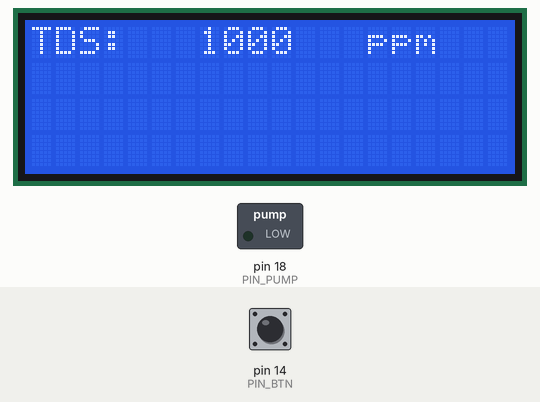
Simulated run of this sketch. Board: Arduino Uno, built with avr-gcc and run on an emulated ATmega328P. On the bench: 20×4 character LCD, switched loads named in the sketch (green lamp = pin HIGH). The inputs (shaded band) are chosen by the test bench; at power-on: pin 14 (PIN_BTN) HIGH. Pins used as bus, display or sensor lines are not drawn.

Above: at 1.2 s.
1.3 s: pin 14 (PIN_BTN) pulled LOW for 3.2 s
At 5.0 s:
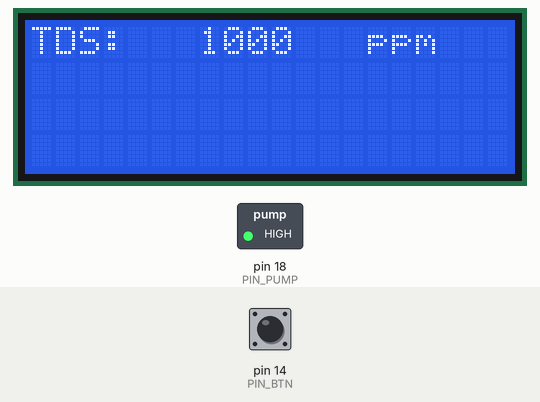
Timing chart, 0 to 6.5 s (numbered marks = the images above; inputs shaded):
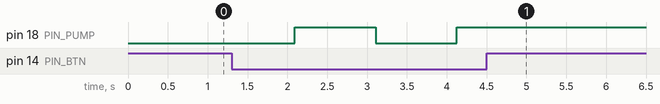

Measured:
- after the input at 1.3 s, pin 18 (PIN_PUMP): LOW → HIGH after 0.79 s, → LOW 1.0 s later, → HIGH 1.0 s later

The sketch:

HelloWorld.ino
```cpp
//YWROBOT
//Compatible with the Arduino IDE 1.0
//Library version:1.1
#include <LiquidCrystal_I2C.h>

byte PIN_SLV = 4;
byte PIN_PUMP = 18;
byte PIN_BTN = 14;

LiquidCrystal_I2C lcd(0x27, 20, 4); // set the LCD address to 0x27 for a 16 chars and 2 line display

bool state = 0;
void setup()
{
  lcd.init();
  pinMode(4, OUTPUT);// initialize the lcd
  pinMode(18, OUTPUT);
  pinMode(14, INPUT);
  digitalWrite(4, LOW);
  digitalWrite(18, LOW);
  // Print a message to the LCD.
  lcd.backlight();
}


void loop()
{
  if (!digitalRead(PIN_BTN))
  {
    state = !state;
    digitalWrite(4, state);
    digitalWrite(18, state);
  }
  lcd.setCursor(0, 0);
  lcd.print("TDS:");
  lcd.setCursor(7, 0);
  lcd.print("1000");
  lcd.setCursor(13, 0);
  lcd.print(" ppm");
  lcd.setCursor(0, 0);
  delay(1000);
  //delay(400);

  //  lcd.setCursor(0, 2);
  //  lcd.print("V:");
  //  lcd.print("1.1");
  //  lcd.print("L");
  //
  //  lcd.setCursor(0, 3);
  //  lcd.print("Stt:");
  //  lcd.print("RUN");
  //
  //  lcd.setCursor(10, 1);
  //  lcd.print("Fl:");
  //  lcd.print("1.2");
  //  lcd.print("L/m");
  //
  //  lcd.setCursor(10, 2);
  //  lcd.print("Salt:");
  //  lcd.print("0.003");
  //  lcd.print("%");
  //
  //  lcd.setCursor(10, 3);
  //  lcd.print("Qu:");
  //  lcd.print("GOOD");
}
```
